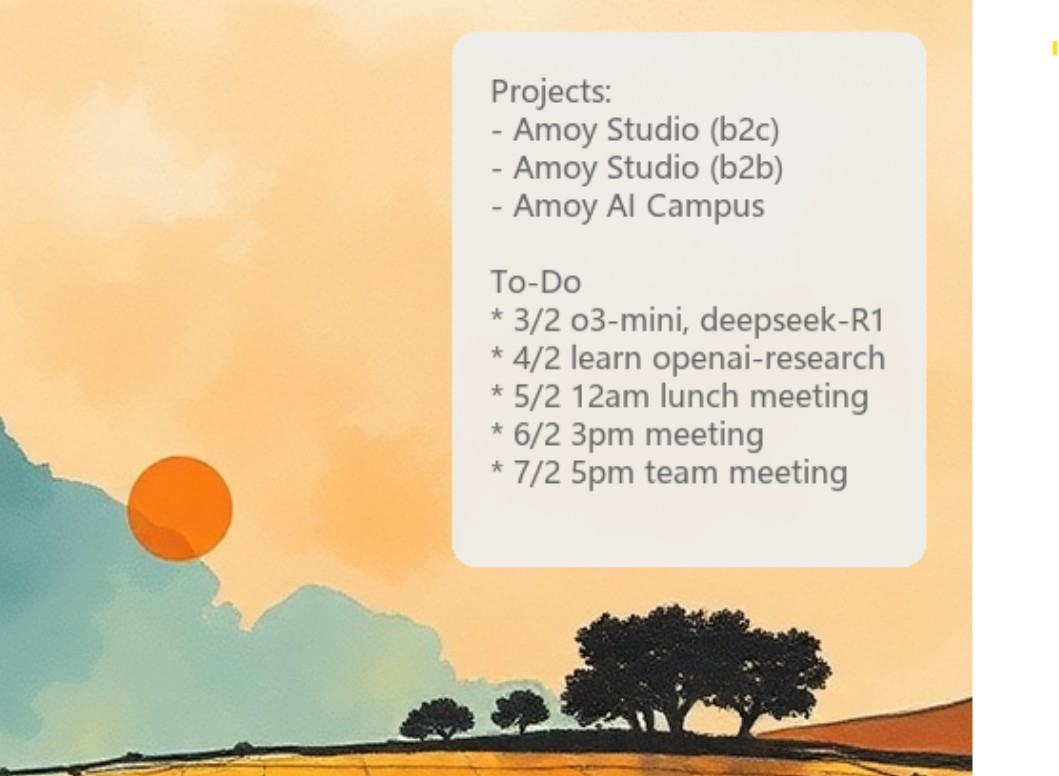

Recreate this plot in Python.
import tkinter as tk
from tkinter import colorchooser, filedialog
from PIL import Image, ImageDraw, ImageFont, ImageTk
import os
import ctypes
import webbrowser  # Add this import for opening URLs

class TodoWallpaper:
    def __init__(self):
        self.root = tk.Tk()
        self.root.title("Todo Wallpaper By Amoy Technology")
        self.root.geometry("480x600")
        
        # Default settings
        self.text_color = "#666666"
        self.bg_color = "#eeeeee"
        self.font_size = 16
        self.margin = 120
        
        # Try to load font that supports Chinese
        try:
            self.font_path = "msyh.ttc"  # Microsoft YaHei
            self.font = ImageFont.truetype(self.font_path, self.font_size)
        except:
            self.font = ImageFont.load_default()

        self.setup_ui()
        
    def setup_ui(self):
        # Text editor
        self.text_frame = tk.Frame(self.root)
        self.text_frame.pack(pady=10, padx=10, fill=tk.BOTH, expand=True)
        
        self.text_widget = tk.Text(self.text_frame, font=("Microsoft YaHei", 12))
        self.text_widget.pack(fill=tk.BOTH, expand=True)
        
        # Load existing todo.txt
        if os.path.exists("todo.txt"):
            with open("todo.txt", "r", encoding="utf-8") as f:
                self.text_widget.insert("1.0", f.read())
                
        # Buttons frame
        self.button_frame = tk.Frame(self.root)
        self.button_frame.pack(pady=5, padx=10, fill=tk.X)
        
        # Color chooser buttons
        tk.Button(self.button_frame, text="Text Color", 
                 command=self.choose_text_color).pack(side=tk.LEFT, padx=5)
        tk.Button(self.button_frame, text="Background Color", 
                 command=self.choose_bg_color).pack(side=tk.LEFT, padx=5)
        # Add Amoy Technology button
        tk.Button(self.button_frame, text="AmoyTechnology", 
                 command=self.open_amoy_website).pack(side=tk.LEFT, padx=5)
        
        # Save and apply button
        tk.Button(self.button_frame, text="Save&Apply", 
                 command=self.save_and_apply).pack(side=tk.RIGHT, padx=5)


    def open_amoy_website(self):
        webbrowser.open("https://amoy-tech.com")

    def choose_text_color(self):
        color = colorchooser.askcolor(self.text_color)[1]
        if color:
            self.text_color = color

    def choose_bg_color(self):
        color = colorchooser.askcolor(self.bg_color)[1]
        if color:
            self.bg_color = color

    def save_and_apply(self):
        # Save text content
        text_content = self.text_widget.get("1.0", tk.END)
        with open("todo.txt", "w", encoding="utf-8") as f:
            f.write(text_content)
            
        # Create wallpaper
        self.create_wallpaper()
        
    def create_wallpaper(self):
        # Load background image
        try:
            bg_image = Image.open("background.png")
        except:
            # Create blank background if image not found
            bg_image = Image.new('RGB', (1920, 1080), 'white')
            
        # Create drawing object
        draw = ImageDraw.Draw(bg_image)
        
        # Calculate text position
        screen_width = bg_image.width
        
        # Create semi-transparent background for text
        text_lines = self.text_widget.get("1.0", tk.END).splitlines()
        max_line_width = max([self.font.getlength(line) for line in text_lines])
        text_height = len(text_lines) * (self.font_size + 4)
        
        # Draw rounded rectangle background
        x1 = screen_width - max_line_width - self.margin - 40
        y1 = self.margin
        x2 = screen_width - self.margin
        y2 = y1 + text_height + 40
        
        # Draw rounded rectangle with alpha
        overlay = Image.new('RGBA', bg_image.size, (0,0,0,0))
        draw_overlay = ImageDraw.Draw(overlay)
        draw_overlay.rounded_rectangle([x1, y1, x2, y2], radius=12, 
                                    fill=self.bg_color + "E6")
        bg_image = Image.alpha_composite(bg_image.convert('RGBA'), overlay)
        draw = ImageDraw.Draw(bg_image)
        
        # Draw text
        y = self.margin + 20
        for line in text_lines:
            draw.text((x1 + 20, y), 
                     line, font=self.font, fill=self.text_color)
            y += self.font_size + 4
            
        # Save and set as wallpaper
        bg_image.save("wallpaper.png")
        self.set_wallpaper("wallpaper.png")
        
    def set_wallpaper(self, image_path):
        abs_path = os.path.abspath(image_path)
        ctypes.windll.user32.SystemParametersInfoW(20, 0, abs_path, 3)

    def run(self):
        self.root.mainloop()

if __name__ == "__main__":
    app = TodoWallpaper()
    app.run()
